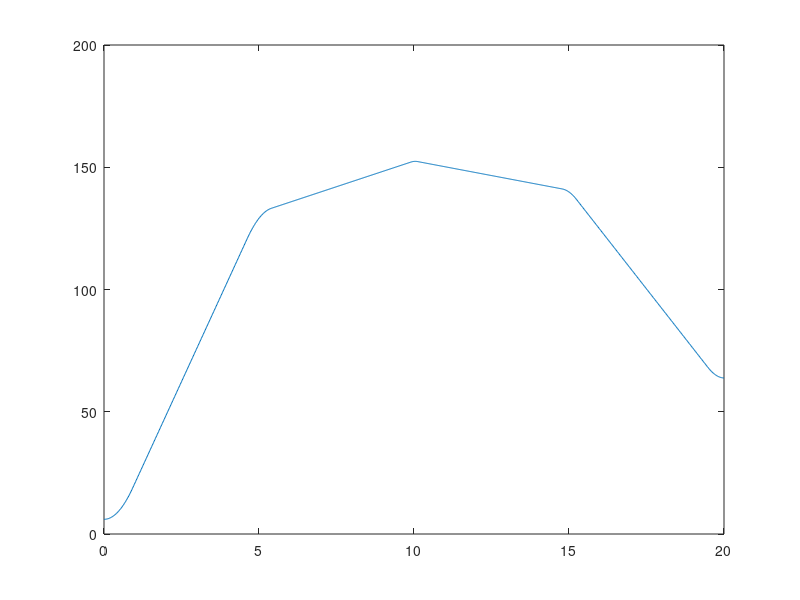
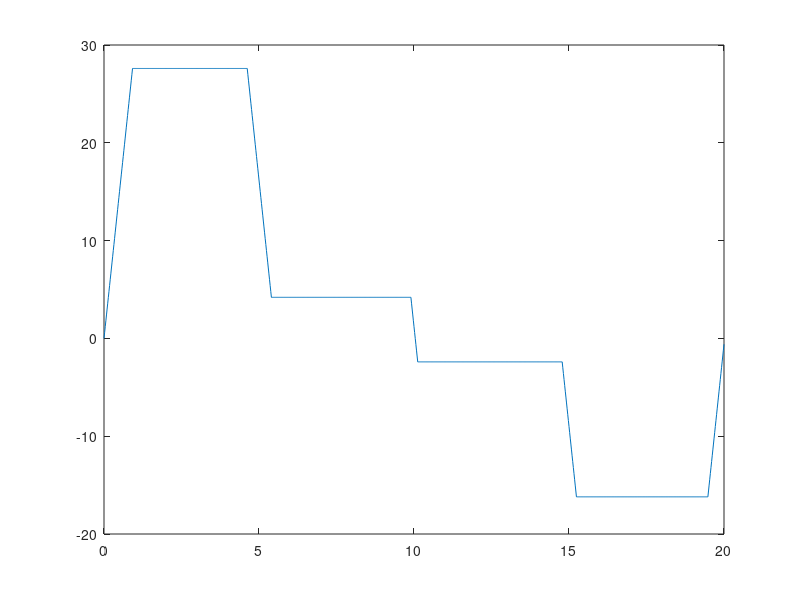
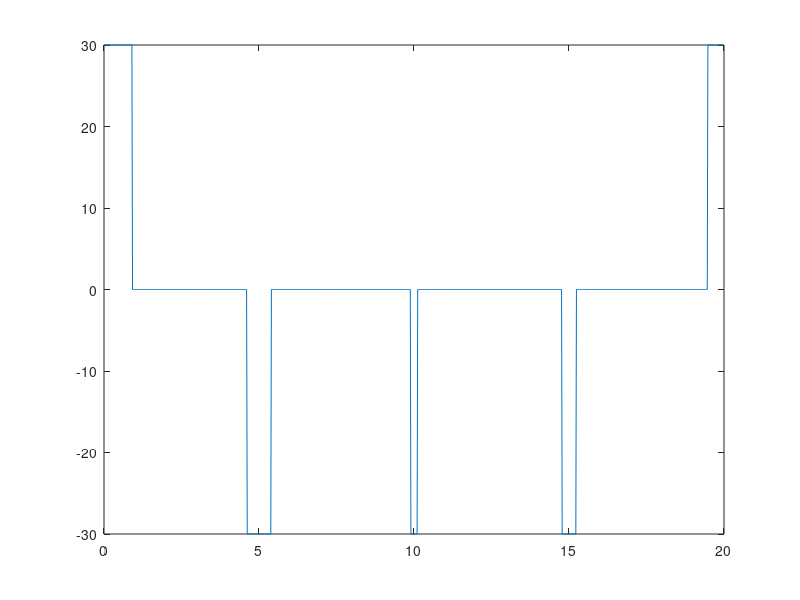

These figures' MATLAB source, in order:
clear all
close all

joint_angles = [6, 129, 150, 136, 60];

n_points = size(joint_angles, 2);
n_transitions = n_points - 1;

time_total = 20;
time_inc = time_total/(n_points-1); 

accn_mag = 30; % deg/sec^2

% Calculate accelerations
for i = 1:n_transitions
    
    theta_diff(i) = joint_angles(i+1) - joint_angles(i);
    
end

accn(1) = sign(theta_diff(1))*accn_mag;
accn(n_points) = sign(-theta_diff(n_transitions))*accn_mag;

t(1) = time_inc - sqrt(time_inc^2 - 2*theta_diff(1)/accn(1));
t(n_points) = time_inc - sqrt(time_inc^2 + 2*theta_diff(n_transitions)/accn(n_points));

vel(1) = theta_diff(1)/(time_inc-0.5*t(1));
vel(n_transitions) = theta_diff(n_transitions)/(time_inc - 0.5*t(n_points));

% Calculate velocities
for i = 2:(n_transitions-1)
    vel(i) = theta_diff(i)/time_inc;
end

for i = 2:n_transitions
    accn(i) = sign(vel(i)- vel(i-1))*accn_mag;
end
%
for i = 2:n_transitions
    t(i) = (vel(i)-vel(i-1))/accn(i);
end

% Calculate linear velocity times
t_lin(1) = time_inc - t(1) - 0.5*t(2);
t_lin(n_transitions) = time_inc - t(n_points) - 0.5*t(n_transitions);

for i = 2:(n_transitions-1)
    t_lin(i)= time_inc - 0.5*t(i)-0.5*t(i+1);
end

j = 2;
time_mode(1) = 0;

for i = 1:n_points
    
    time_mode(j) = time_mode(j-1) + t(i);
    accelerating(j) = 1;
    
    j = j+1;
    
    if i ~= n_points
        accelerating(j) = 0;
        time_mode(j) = time_mode(j-1)+ t_lin(i);
    end
    j = j+1;
end

time(1) = 0;
n_inc = 1001;
time_step = time_total/(n_inc-1);

j = 2;
k = 1;
velocity(1) = 0;
acceleration(1) = accn(1);
theta(1) = joint_angles(1);

for i = 2:n_inc
    time(i) = time(i-1) + time_step;
  
    if time(i) > time_mode(j)
        j = j + 1;
        if mod(j,2) == 0
            k = k+1;
        end
    end
    
    acceleration(i) = accelerating(j)*accn(k);
    velocity(i) = velocity(i-1) + acceleration(i-1)*time_step;
    theta(i) = theta(i-1) + (velocity(i-1)*time_step) + (acceleration(i-1)*time_step^2)/2;
    
end

figure()
plot(time, theta);

figure()
plot(time, velocity);

figure()
plot(time, acceleration);

